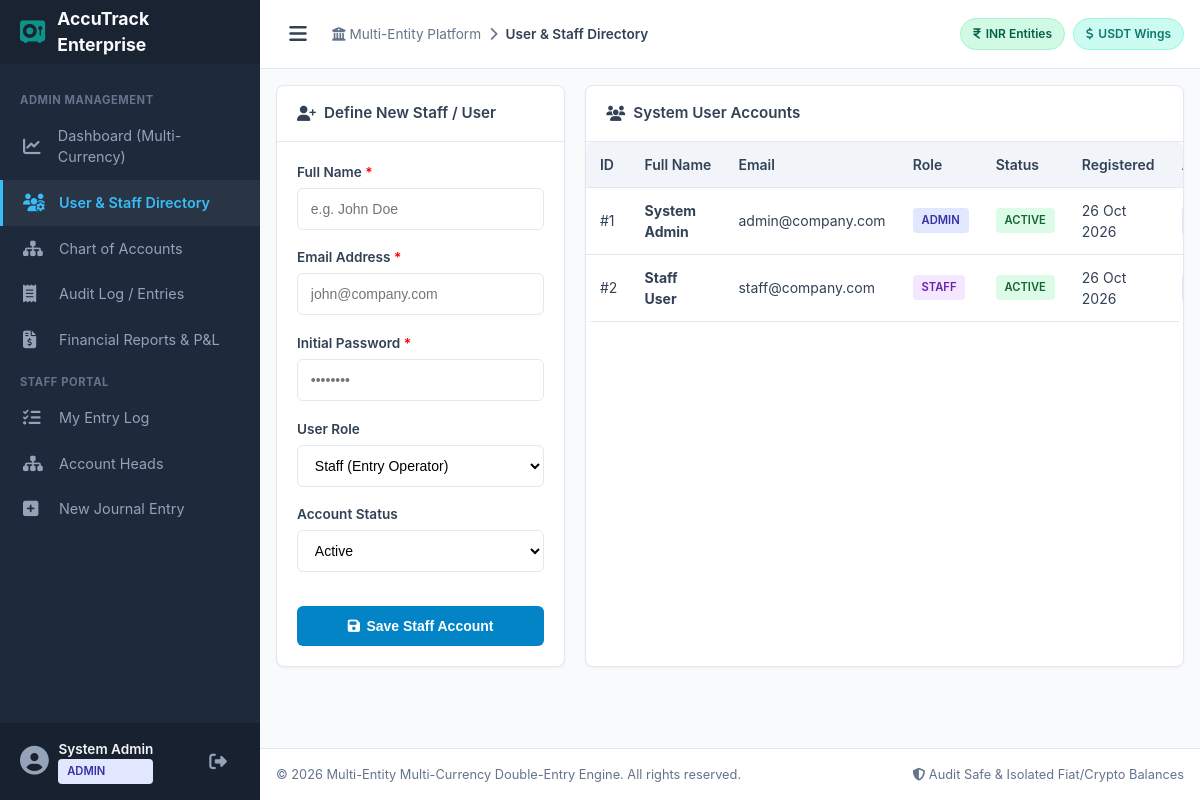
The page /admin/users.php (signed in) on the database its author committed.
### tables this page shows
CREATE TABLE IF NOT EXISTS `users` (
  `id` INT AUTO_INCREMENT PRIMARY KEY,
  `full_name` VARCHAR(100) NOT NULL,
  `email` VARCHAR(100) NOT NULL UNIQUE,
  `password_hash` VARCHAR(255) NOT NULL,
  `role` ENUM('admin', 'staff') NOT NULL DEFAULT 'staff',
  `status` ENUM('active', 'inactive') NOT NULL DEFAULT 'active',
  `created_at` DATETIME NOT NULL DEFAULT CURRENT_TIMESTAMP
);

### includes/auth.php (called while the page is built, shortened)
<?php
function get_logged_in_user() {
    return [
        'id' => $_SESSION['user_id'],
        'full_name' => $_SESSION['full_name'] ?? '',
        'email' => $_SESSION['email'] ?? '',
        'role' => $_SESSION['role'] ?? 'staff'
    ];
}

### admin/users.php (the view, shortened to what this page needs)
<?php
require_once __DIR__ . '/../includes/auth.php';
$conn = get_db_connection();
$users = $conn->query("SELECT id, full_name, email, role, status, created_at FROM users ORDER BY id ASC")->fetch_all(MYSQLI_ASSOC);
$page_title = "User & Staff Directory";
$active_nav = "admin_users";
require_once __DIR__ . '/../includes/header.php';
?>
<div class="grid-3">
    <div class="card" style="grid-column: span 1;">
        <div class="card-header">
            <div class="card-title"><i class="fa-solid fa-user-plus"></i> Define New Staff / User</div>
        </div>
        <div class="card-body">
            <form method="POST" action="/admin/users.php">
                <div class="form-group">
                    <label class="form-label" for="full_name">Full Name <span style="color:red;">*</span></label>
                    <input type="text" class="form-control" name="full_name" placeholder="e.g. John Doe" required>
                </div>
                <div class="form-group">
                    <label class="form-label" for="email">Email Address <span style="color:red;">*</span></label>
                    <input type="email" class="form-control" name="email" placeholder="john@company.com" required>
                </div>
                <div class="form-group">
                    <label class="form-label" for="password">Initial Password <span style="color:red;">*</span></label>
                    <input type="password" class="form-control" name="password" placeholder="••••••••" required>
                </div>
                <div class="form-group">
                    <label class="form-label" for="role">User Role</label>
                    <select class="form-select" name="role" required>
                        <option value="staff" selected>Staff (Entry Operator)</option>
                    </select>
                </div>
                <div class="form-group">
                    <label class="form-label" for="status">Account Status</label>
                    <select class="form-select" name="status" required>
                        <option value="active" selected>Active</option>
                    </select>
                </div>
                <button type="submit" class="btn btn-primary" style="width: 100%; margin-top: 1rem;">
                    <i class="fa-solid fa-floppy-disk"></i> Save Staff Account
                </button>
            </form>
        </div>
    </div>
    <div class="card" style="grid-column: span 2;">
        <div class="card-header">
            <div class="card-title"><i class="fa-solid fa-users"></i> System User Accounts</div>
        </div>
        <div class="card-body" style="padding: 0;">
            <div class="table-responsive">
                <table class="table">
                    <thead>
                        <tr>
                            <th>ID</th>
                            <th>Full Name</th>
                            <th>Email</th>
                            <th>Role</th>
                            <th>Status</th>
                            <th>Registered</th>
                            <th>Actions</th>
                        </tr>
                    </thead>
                    <tbody>
                        <?php foreach ($users as $u): ?>
                            <tr>
                                <td>#<?= $u['id'] ?></td>
                                <td><strong><?= htmlspecialchars($u['full_name']) ?></strong></td>
                                <td><?= htmlspecialchars($u['email']) ?></td>
                                <td>
                                    <span class="badge <?= $u['role'] === 'admin' ? 'badge-admin' : 'badge-staff' ?>">
                                        <?= strtoupper($u['role']) ?>
                                    </span>
                                </td>
                                <td>
                                    <span class="badge <?= $u['status'] === 'active' ? 'badge-active' : 'badge-inactive' ?>">
                                        <?= strtoupper($u['status']) ?>
                                    </span>
                                </td>
                                <td><?= date('d M Y', strtotime($u['created_at'])) ?></td>
                                <td>
                                </td>
                            </tr>
                        <?php endforeach; ?>
                    </tbody>
                </table>
            </div>
        </div>
    </div>
</div>
<?php
require_once __DIR__ . '/../includes/footer.php';
?>

### includes/header.php (shortened to what this page needs)
<?php
$current_user = get_logged_in_user();
$page_title = $page_title ?? 'Accounting Engine';
$active_nav = $active_nav ?? '';
?>
<!DOCTYPE html>
<html lang="en">
<head>
    <link rel="stylesheet" href="https://cdnjs.cloudflare.com/ajax/libs/font-awesome/6.4.0/css/all.min.css">
    <link rel="stylesheet" href="/assets/css/style.css">
</head>
<body>
<div class="app-container">
    <aside class="sidebar" id="sidebar">
        <div class="sidebar-brand">
            <i class="fa-solid fa-vault brand-icon"></i>
            <span class="brand-name">AccuTrack Enterprise</span>
        </div>
        <nav class="sidebar-menu">
            <?php if ($current_user['role'] === 'admin'): ?>
                <div class="menu-category">ADMIN MANAGEMENT</div>
                <a href="/admin/index.php" class="menu-item <?= $active_nav === 'admin_dashboard' ? 'active' : '' ?>">
                    <i class="fa-solid fa-chart-line"></i> <span>Dashboard (Multi-Currency)</span>
                </a>
                <a href="/admin/users.php" class="menu-item <?= $active_nav === 'admin_users' ? 'active' : '' ?>">
                    <i class="fa-solid fa-users-gear"></i> <span>User & Staff Directory</span>
                </a>
                <a href="/accounts.php" class="menu-item <?= $active_nav === 'accounts' ? 'active' : '' ?>">
                    <i class="fa-solid fa-sitemap"></i> <span>Chart of Accounts</span>
                </a>
                <a href="/admin/transactions.php" class="menu-item <?= $active_nav === 'admin_transactions' ? 'active' : '' ?>">
                    <i class="fa-solid fa-receipt"></i> <span>Audit Log / Entries</span>
                </a>
                <a href="/admin/reports.php" class="menu-item <?= $active_nav === 'admin_reports' ? 'active' : '' ?>">
                    <i class="fa-solid fa-file-invoice-dollar"></i> <span>Financial Reports & P&L</span>
                </a>
            <?php endif; ?>
            <div class="menu-category">STAFF PORTAL</div>
            <a href="/staff/index.php" class="menu-item <?= $active_nav === 'staff_dashboard' ? 'active' : '' ?>">
                <i class="fa-solid fa-list-check"></i> <span>My Entry Log</span>
            </a>
            <a href="/accounts.php" class="menu-item <?= $active_nav === 'accounts' && $current_user['role'] === 'staff' ? 'active' : '' ?>">
                <i class="fa-solid fa-sitemap"></i> <span>Account Heads</span>
            </a>
            <a href="/staff/add_transaction.php" class="menu-item <?= $active_nav === 'staff_add_tx' ? 'active' : '' ?>">
                <i class="fa-solid fa-square-plus"></i> <span>New Journal Entry</span>
            </a>
        </nav>
        <div class="sidebar-footer">
            <div class="user-info">
                <i class="fa-solid fa-user-circle"></i>
                <div class="user-details">
                    <span class="user-name"><?= htmlspecialchars($current_user['full_name'] ?? 'User') ?></span>
                    <span class="user-role badge <?= $current_user['role'] === 'admin' ? 'badge-admin' : 'badge-staff' ?>">
                        <?= strtoupper(htmlspecialchars($current_user['role'] ?? 'STAFF')) ?>
                    </span>
                </div>
            </div>
            <a href="/logout.php" class="logout-btn" title="Sign Out">
                <i class="fa-solid fa-right-from-bracket"></i>
            </a>
        </div>
    </aside>
    <div class="main-wrapper">
        <header class="top-navbar">
            <div class="navbar-left">
                <button id="sidebarToggle" class="sidebar-toggle-btn" title="Toggle Sidebar">
                    <i class="fa-solid fa-bars"></i>
                </button>
                <div class="breadcrumb">
                    <span class="breadcrumb-item"><i class="fa-solid fa-building-columns"></i> Multi-Entity Platform</span>
                    <span class="breadcrumb-separator"><i class="fa-solid fa-chevron-right"></i></span>
                    <span class="breadcrumb-item active"><?= htmlspecialchars($page_title) ?></span>
                </div>
            </div>
            <div class="navbar-right">
                <div class="currency-indicators">
                    <span class="currency-badge inr-badge" title="INR Fiat Entities">
                        <i class="fa-solid fa-indian-rupee-sign"></i> INR Entities
                    </span>
                    <span class="currency-badge usdt-badge" title="USDT Crypto Entities">
                        <i class="fa-solid fa-dollar-sign"></i> USDT Wings
                    </span>
                </div>
            </div>
        </header>
        <main class="content-area">

### rows shown on the page
users: full_name "System Admin", role "ADMIN", id "1", email "admin@company.com", status "ACTIVE", created_at "26 Oct 2026"
users: id "2", full_name "Staff User", email "staff@company.com", role "STAFF", status "ACTIVE", created_at "26 Oct 2026"

### other values the page prints
$page_title "User & Staff Directory"
